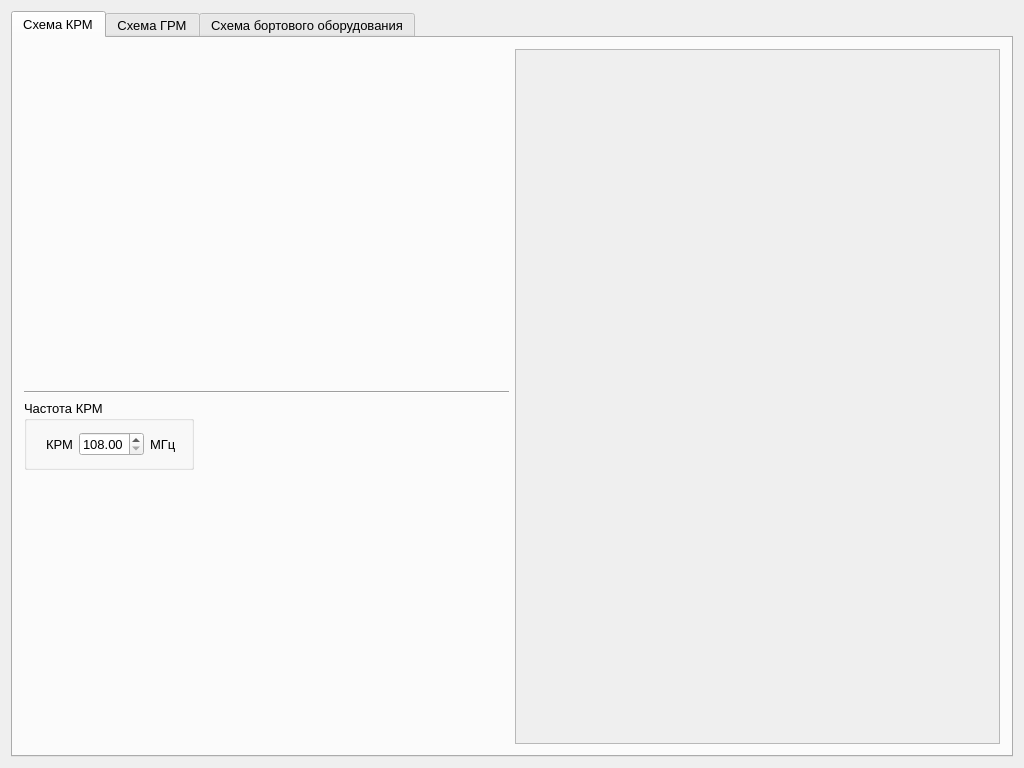
<?xml version="1.0" encoding="UTF-8"?>
<ui version="4.0">
 <class>MainWindow</class>
 <widget class="QMainWindow" name="MainWindow">
  <property name="geometry">
   <rect>
    <x>0</x>
    <y>0</y>
    <width>1024</width>
    <height>768</height>
   </rect>
  </property>
  <property name="sizePolicy">
   <sizepolicy hsizetype="MinimumExpanding" vsizetype="MinimumExpanding">
    <horstretch>0</horstretch>
    <verstretch>0</verstretch>
   </sizepolicy>
  </property>
  <property name="minimumSize">
   <size>
    <width>1024</width>
    <height>768</height>
   </size>
  </property>
  <property name="maximumSize">
   <size>
    <width>16777215</width>
    <height>16777215</height>
   </size>
  </property>
  <property name="font">
   <font>
    <family>Arial Narrow</family>
    <pointsize>10</pointsize>
   </font>
  </property>
  <property name="windowTitle">
   <string>Имитационная модель системы посадки типа ILS</string>
  </property>
  <property name="tabShape">
   <enum>QTabWidget::Rounded</enum>
  </property>
  <widget class="QWidget" name="centralWidget">
   <property name="sizePolicy">
    <sizepolicy hsizetype="Preferred" vsizetype="Preferred">
     <horstretch>0</horstretch>
     <verstretch>0</verstretch>
    </sizepolicy>
   </property>
   <property name="minimumSize">
    <size>
     <width>1024</width>
     <height>768</height>
    </size>
   </property>
   <property name="font">
    <font>
     <family>Arial</family>
     <pointsize>10</pointsize>
    </font>
   </property>
   <property name="contextMenuPolicy">
    <enum>Qt::NoContextMenu</enum>
   </property>
   <layout class="QGridLayout" name="gridLayout_3">
    <item row="0" column="0">
     <widget class="QTabWidget" name="tabWidget">
      <property name="currentIndex">
       <number>0</number>
      </property>
      <widget class="QWidget" name="krm_tab">
       <attribute name="title">
        <string>Схема КРМ</string>
       </attribute>
       <layout class="QGridLayout" name="gridLayout_29">
        <item row="0" column="0">
         <layout class="QHBoxLayout" name="horizontalLayout_2">
          <item>
           <widget class="QWidget" name="widget" native="true">
            <property name="maximumSize">
             <size>
              <width>650</width>
              <height>16777215</height>
             </size>
            </property>
            <layout class="QGridLayout" name="gridLayout_17">
             <property name="margin">
              <number>0</number>
             </property>
             <property name="spacing">
              <number>0</number>
             </property>
             <item row="0" column="0">
              <layout class="QGridLayout" name="gridLayout_15">
               <item row="0" column="0">
                <layout class="QGridLayout" name="gridLayout_4">
                 <item row="0" column="0">
                  <layout class="QGridLayout" name="gridLayout_2">
                   <item row="0" column="1">
                    <spacer name="verticalSpacer_3">
                     <property name="orientation">
                      <enum>Qt::Vertical</enum>
                     </property>
                     <property name="sizeHint" stdset="0">
                      <size>
                       <width>10</width>
                       <height>40</height>
                      </size>
                     </property>
                    </spacer>
                   </item>
                   <item row="1" column="0">
                    <spacer name="horizontalSpacer_2">
                     <property name="orientation">
                      <enum>Qt::Horizontal</enum>
                     </property>
                     <property name="sizeHint" stdset="0">
                      <size>
                       <width>40</width>
                       <height>20</height>
                      </size>
                     </property>
                    </spacer>
                   </item>
                   <item row="0" column="0">
                    <layout class="QGridLayout" name="krm_scheme"/>
                   </item>
                  </layout>
                 </item>
                 <item row="1" column="0">
                  <widget class="Line" name="line">
                   <property name="orientation">
                    <enum>Qt::Horizontal</enum>
                   </property>
                  </widget>
                 </item>
                </layout>
               </item>
               <item row="1" column="0">
                <layout class="QGridLayout" name="gridLayout_5">
                 <item row="1" column="0">
                  <spacer name="verticalSpacer_12">
                   <property name="orientation">
                    <enum>Qt::Vertical</enum>
                   </property>
                   <property name="sizeHint" stdset="0">
                    <size>
                     <width>20</width>
                     <height>40</height>
                    </size>
                   </property>
                  </spacer>
                 </item>
                 <item row="0" column="0">
                  <widget class="QGroupBox" name="groupBox">
                   <property name="sizePolicy">
                    <sizepolicy hsizetype="Fixed" vsizetype="Fixed">
                     <horstretch>0</horstretch>
                     <verstretch>0</verstretch>
                    </sizepolicy>
                   </property>
                   <property name="title">
                    <string>Частота КРМ</string>
                   </property>
                   <layout class="QGridLayout" name="gridLayout_14">
                    <item row="0" column="0">
                     <layout class="QGridLayout" name="gridLayout_13">
                      <item row="0" column="1">
                       <widget class="QDoubleSpinBox" name="doubleSpinBox">
                        <property name="sizePolicy">
                         <sizepolicy hsizetype="Fixed" vsizetype="Fixed">
                          <horstretch>0</horstretch>
                          <verstretch>0</verstretch>
                         </sizepolicy>
                        </property>
                        <property name="minimumSize">
                         <size>
                          <width>65</width>
                          <height>0</height>
                         </size>
                        </property>
                        <property name="maximumSize">
                         <size>
                          <width>65</width>
                          <height>16777215</height>
                         </size>
                        </property>
                        <property name="alignment">
                         <set>Qt::AlignRight|Qt::AlignTrailing|Qt::AlignVCenter</set>
                        </property>
                        <property name="minimum">
                         <double>108.000000000000000</double>
                        </property>
                        <property name="maximum">
                         <double>112.000000000000000</double>
                        </property>
                        <property name="singleStep">
                         <double>0.050000000000000</double>
                        </property>
                       </widget>
                      </item>
                      <item row="0" column="2">
                       <widget class="QLabel" name="label_2">
                        <property name="sizePolicy">
                         <sizepolicy hsizetype="Fixed" vsizetype="Preferred">
                          <horstretch>0</horstretch>
                          <verstretch>0</verstretch>
                         </sizepolicy>
                        </property>
                        <property name="minimumSize">
                         <size>
                          <width>30</width>
                          <height>0</height>
                         </size>
                        </property>
                        <property name="maximumSize">
                         <size>
                          <width>30</width>
                          <height>16777215</height>
                         </size>
                        </property>
                        <property name="text">
                         <string>МГц</string>
                        </property>
                       </widget>
                      </item>
                      <item row="0" column="0">
                       <widget class="QLabel" name="label">
                        <property name="sizePolicy">
                         <sizepolicy hsizetype="Fixed" vsizetype="Preferred">
                          <horstretch>0</horstretch>
                          <verstretch>0</verstretch>
                         </sizepolicy>
                        </property>
                        <property name="minimumSize">
                         <size>
                          <width>35</width>
                          <height>0</height>
                         </size>
                        </property>
                        <property name="maximumSize">
                         <size>
                          <width>35</width>
                          <height>16777215</height>
                         </size>
                        </property>
                        <property name="text">
                         <string> КРМ</string>
                        </property>
                        <property name="alignment">
                         <set>Qt::AlignRight|Qt::AlignTrailing|Qt::AlignVCenter</set>
                        </property>
                       </widget>
                      </item>
                     </layout>
                    </item>
                   </layout>
                  </widget>
                 </item>
                 <item row="2" column="0">
                  <spacer name="horizontalSpacer">
                   <property name="orientation">
                    <enum>Qt::Horizontal</enum>
                   </property>
                   <property name="sizeHint" stdset="0">
                    <size>
                     <width>40</width>
                     <height>20</height>
                    </size>
                   </property>
                  </spacer>
                 </item>
                </layout>
               </item>
              </layout>
             </item>
            </layout>
           </widget>
          </item>
          <item>
           <widget class="QWidget" name="widget_2" native="true">
            <layout class="QGridLayout" name="gridLayout_16">
             <property name="margin">
              <number>0</number>
             </property>
             <property name="spacing">
              <number>0</number>
             </property>
             <item row="0" column="0">
              <widget class="QScrollArea" name="scrollArea">
               <property name="sizePolicy">
                <sizepolicy hsizetype="MinimumExpanding" vsizetype="Expanding">
                 <horstretch>0</horstretch>
                 <verstretch>0</verstretch>
                </sizepolicy>
               </property>
               <property name="widgetResizable">
                <bool>true</bool>
               </property>
               <widget class="QWidget" name="krmScene">
                <property name="geometry">
                 <rect>
                  <x>0</x>
                  <y>0</y>
                  <width>485</width>
                  <height>699</height>
                 </rect>
                </property>
                <layout class="QGridLayout" name="gridLayout_30">
                 <item row="0" column="0">
                  <layout class="QGridLayout" name="krm_scene"/>
                 </item>
                </layout>
               </widget>
              </widget>
             </item>
            </layout>
           </widget>
          </item>
         </layout>
        </item>
       </layout>
      </widget>
      <widget class="QWidget" name="grm_tab">
       <attribute name="title">
        <string>Схема ГРМ</string>
       </attribute>
       <layout class="QGridLayout" name="gridLayout_34">
        <item row="0" column="0">
         <layout class="QHBoxLayout" name="horizontalLayout_3">
          <item>
           <widget class="QWidget" name="widget_3" native="true">
            <property name="maximumSize">
             <size>
              <width>650</width>
              <height>16777215</height>
             </size>
            </property>
            <layout class="QGridLayout" name="gridLayout_23">
             <property name="margin">
              <number>0</number>
             </property>
             <property name="spacing">
              <number>0</number>
             </property>
             <item row="0" column="0">
              <layout class="QGridLayout" name="gridLayout_19">
               <item row="0" column="0">
                <layout class="QGridLayout" name="gridLayout_6">
                 <item row="0" column="0">
                  <layout class="QGridLayout" name="gridLayout_7">
                   <item row="0" column="0">
                    <layout class="QGridLayout" name="grm_scheme"/>
                   </item>
                   <item row="0" column="1">
                    <spacer name="verticalSpacer_4">
                     <property name="orientation">
                      <enum>Qt::Vertical</enum>
                     </property>
                     <property name="sizeHint" stdset="0">
                      <size>
                       <width>10</width>
                       <height>40</height>
                      </size>
                     </property>
                    </spacer>
                   </item>
                   <item row="1" column="0">
                    <spacer name="horizontalSpacer_3">
                     <property name="orientation">
                      <enum>Qt::Horizontal</enum>
                     </property>
                     <property name="sizeHint" stdset="0">
                      <size>
                       <width>40</width>
                       <height>20</height>
                      </size>
                     </property>
                    </spacer>
                   </item>
                  </layout>
                 </item>
                 <item row="1" column="0">
                  <widget class="Line" name="line_2">
                   <property name="orientation">
                    <enum>Qt::Horizontal</enum>
                   </property>
                  </widget>
                 </item>
                </layout>
               </item>
               <item row="1" column="0">
                <layout class="QGridLayout" name="gridLayout_20">
                 <item row="0" column="0">
                  <widget class="QGroupBox" name="groupBox_2">
                   <property name="sizePolicy">
                    <sizepolicy hsizetype="Fixed" vsizetype="Fixed">
                     <horstretch>0</horstretch>
                     <verstretch>0</verstretch>
                    </sizepolicy>
                   </property>
                   <property name="title">
                    <string>Частота ГРМ</string>
                   </property>
                   <layout class="QGridLayout" name="gridLayout_21">
                    <item row="0" column="0">
                     <layout class="QGridLayout" name="gridLayout_22">
                      <item row="0" column="1">
                       <widget class="QDoubleSpinBox" name="doubleSpinBox_2">
                        <property name="sizePolicy">
                         <sizepolicy hsizetype="Fixed" vsizetype="Fixed">
                          <horstretch>0</horstretch>
                          <verstretch>0</verstretch>
                         </sizepolicy>
                        </property>
                        <property name="minimumSize">
                         <size>
                          <width>65</width>
                          <height>0</height>
                         </size>
                        </property>
                        <property name="maximumSize">
                         <size>
                          <width>65</width>
                          <height>16777215</height>
                         </size>
                        </property>
                        <property name="alignment">
                         <set>Qt::AlignCenter</set>
                        </property>
                        <property name="minimum">
                         <double>328.000000000000000</double>
                        </property>
                        <property name="maximum">
                         <double>335.000000000000000</double>
                        </property>
                        <property name="singleStep">
                         <double>0.050000000000000</double>
                        </property>
                       </widget>
                      </item>
                      <item row="0" column="2">
                       <widget class="QLabel" name="label_3">
                        <property name="minimumSize">
                         <size>
                          <width>30</width>
                          <height>0</height>
                         </size>
                        </property>
                        <property name="maximumSize">
                         <size>
                          <width>30</width>
                          <height>16777215</height>
                         </size>
                        </property>
                        <property name="text">
                         <string>МГц</string>
                        </property>
                       </widget>
                      </item>
                      <item row="0" column="0">
                       <widget class="QLabel" name="label_4">
                        <property name="minimumSize">
                         <size>
                          <width>35</width>
                          <height>0</height>
                         </size>
                        </property>
                        <property name="maximumSize">
                         <size>
                          <width>35</width>
                          <height>16777215</height>
                         </size>
                        </property>
                        <property name="text">
                         <string>ГРМ</string>
                        </property>
                        <property name="alignment">
                         <set>Qt::AlignRight|Qt::AlignTrailing|Qt::AlignVCenter</set>
                        </property>
                       </widget>
                      </item>
                     </layout>
                    </item>
                   </layout>
                  </widget>
                 </item>
                 <item row="1" column="0">
                  <spacer name="verticalSpacer_13">
                   <property name="orientation">
                    <enum>Qt::Vertical</enum>
                   </property>
                   <property name="sizeHint" stdset="0">
                    <size>
                     <width>20</width>
                     <height>40</height>
                    </size>
                   </property>
                  </spacer>
                 </item>
                 <item row="2" column="0">
                  <spacer name="horizontalSpacer_4">
                   <property name="orientation">
                    <enum>Qt::Horizontal</enum>
                   </property>
                   <property name="sizeHint" stdset="0">
                    <size>
                     <width>40</width>
                     <height>20</height>
                    </size>
                   </property>
                  </spacer>
                 </item>
                </layout>
               </item>
              </layout>
             </item>
            </layout>
           </widget>
          </item>
          <item>
           <widget class="QWidget" name="widget_4" native="true">
            <layout class="QGridLayout" name="gridLayout_18">
             <property name="margin">
              <number>0</number>
             </property>
             <property name="spacing">
              <number>0</number>
             </property>
             <item row="0" column="0">
              <widget class="QScrollArea" name="scrollArea_2">
               <property name="widgetResizable">
                <bool>true</bool>
               </property>
               <widget class="QWidget" name="grmScene">
                <property name="geometry">
                 <rect>
                  <x>0</x>
                  <y>0</y>
                  <width>485</width>
                  <height>699</height>
                 </rect>
                </property>
                <layout class="QGridLayout" name="gridLayout_31">
                 <item row="0" column="0">
                  <layout class="QGridLayout" name="grm_scene"/>
                 </item>
                </layout>
               </widget>
              </widget>
             </item>
            </layout>
           </widget>
          </item>
         </layout>
        </item>
       </layout>
      </widget>
      <widget class="QWidget" name="tab_3">
       <attribute name="title">
        <string>Схема бортового оборудования</string>
       </attribute>
       <layout class="QGridLayout" name="gridLayout_27">
        <item row="0" column="0">
         <layout class="QHBoxLayout" name="horizontalLayout_4">
          <item>
           <widget class="QWidget" name="widget_5" native="true">
            <property name="maximumSize">
             <size>
              <width>650</width>
              <height>16777215</height>
             </size>
            </property>
            <layout class="QGridLayout" name="gridLayout_10">
             <property name="margin">
              <number>0</number>
             </property>
             <property name="spacing">
              <number>0</number>
             </property>
             <item row="0" column="0">
              <layout class="QGridLayout" name="gridLayout_8">
               <item row="0" column="0">
                <layout class="QGridLayout" name="gridLayout">
                 <item row="0" column="0">
                  <layout class="QGridLayout" name="kursMp_scheme"/>
                 </item>
                 <item row="1" column="0">
                  <spacer name="horizontalSpacer_5">
                   <property name="orientation">
                    <enum>Qt::Horizontal</enum>
                   </property>
                   <property name="sizeHint" stdset="0">
                    <size>
                     <width>40</width>
                     <height>20</height>
                    </size>
                   </property>
                  </spacer>
                 </item>
                 <item row="0" column="1">
                  <spacer name="verticalSpacer">
                   <property name="orientation">
                    <enum>Qt::Vertical</enum>
                   </property>
                   <property name="sizeHint" stdset="0">
                    <size>
                     <width>13</width>
                     <height>40</height>
                    </size>
                   </property>
                  </spacer>
                 </item>
                </layout>
               </item>
               <item row="1" column="0">
                <widget class="Line" name="line_3">
                 <property name="orientation">
                  <enum>Qt::Horizontal</enum>
                 </property>
                </widget>
               </item>
               <item row="2" column="0">
                <layout class="QGridLayout" name="gridLayout_24">
                 <item row="0" column="2">
                  <spacer name="verticalSpacer_2">
                   <property name="orientation">
                    <enum>Qt::Vertical</enum>
                   </property>
                   <property name="sizeHint" stdset="0">
                    <size>
                     <width>10</width>
                     <height>40</height>
                    </size>
                   </property>
                  </spacer>
                 </item>
                 <item row="0" column="1">
                  <layout class="QGridLayout" name="gridLayout_12"/>
                 </item>
                 <item row="1" column="1">
                  <spacer name="horizontalSpacer_7">
                   <property name="orientation">
                    <enum>Qt::Horizontal</enum>
                   </property>
                   <property name="sizeHint" stdset="0">
                    <size>
                     <width>40</width>
                     <height>0</height>
                    </size>
                   </property>
                  </spacer>
                 </item>
                 <item row="0" column="0">
                  <widget class="QGroupBox" name="groupBox_3">
                   <property name="sizePolicy">
                    <sizepolicy hsizetype="Fixed" vsizetype="Preferred">
                     <horstretch>0</horstretch>
                     <verstretch>0</verstretch>
                    </sizepolicy>
                   </property>
                   <property name="minimumSize">
                    <size>
                     <width>245</width>
                     <height>0</height>
                    </size>
                   </property>
                   <property name="maximumSize">
                    <size>
                     <width>245</width>
                     <height>16777215</height>
                    </size>
                   </property>
                   <property name="title">
                    <string>Положение самолета</string>
                   </property>
                   <layout class="QGridLayout" name="gridLayout_26">
                    <item row="0" column="0">
                     <layout class="QGridLayout" name="gridLayout_25">
                      <item row="0" column="0">
                       <layout class="QVBoxLayout" name="verticalLayout">
                        <item>
                         <widget class="QSlider" name="bankSlider">
                          <property name="sizePolicy">
                           <sizepolicy hsizetype="Fixed" vsizetype="Fixed">
                            <horstretch>0</horstretch>
                            <verstretch>0</verstretch>
                           </sizepolicy>
                          </property>
                          <property name="minimumSize">
                           <size>
                            <width>160</width>
                            <height>0</height>
                           </size>
                          </property>
                          <property name="maximumSize">
                           <size>
                            <width>160</width>
                            <height>16777215</height>
                           </size>
                          </property>
                          <property name="minimum">
                           <number>-15</number>
                          </property>
                          <property name="maximum">
                           <number>15</number>
                          </property>
                          <property name="pageStep">
                           <number>1</number>
                          </property>
                          <property name="orientation">
                           <enum>Qt::Horizontal</enum>
                          </property>
                         </widget>
                        </item>
                        <item>
                         <widget class="QLabel" name="bankLabel">
                          <property name="text">
                           <string>bank</string>
                          </property>
                          <property name="alignment">
                           <set>Qt::AlignHCenter|Qt::AlignTop</set>
                          </property>
                         </widget>
                        </item>
                       </layout>
                      </item>
                      <item row="0" column="1">
                       <layout class="QHBoxLayout" name="horizontalLayout">
                        <item>
                         <widget class="QLabel" name="pitchLabel">
                          <property name="text">
                           <string>pitch</string>
                          </property>
                          <property name="alignment">
                           <set>Qt::AlignRight|Qt::AlignTrailing|Qt::AlignVCenter</set>
                          </property>
                         </widget>
                        </item>
                        <item>
                         <widget class="QSlider" name="pitchSlider">
                          <property name="minimum">
                           <number>-8</number>
                          </property>
                          <property name="maximum">
                           <number>8</number>
                          </property>
                          <property name="pageStep">
                           <number>1</number>
                          </property>
                          <property name="orientation">
                           <enum>Qt::Vertical</enum>
                          </property>
                         </widget>
                        </item>
                       </layout>
                      </item>
                     </layout>
                    </item>
                   </layout>
                  </widget>
                 </item>
                </layout>
               </item>
              </layout>
             </item>
            </layout>
           </widget>
          </item>
          <item>
           <widget class="QWidget" name="widget_6" native="true">
            <layout class="QGridLayout" name="gridLayout_11">
             <property name="margin">
              <number>0</number>
             </property>
             <property name="spacing">
              <number>0</number>
             </property>
             <item row="0" column="0">
              <widget class="QTabWidget" name="tabWidget_2">
               <property name="currentIndex">
                <number>0</number>
               </property>
               <widget class="QWidget" name="tab_4">
                <attribute name="title">
                 <string>Канал курса</string>
                </attribute>
                <layout class="QGridLayout" name="gridLayout_9">
                 <item row="0" column="0">
                  <widget class="QScrollArea" name="scrollArea_3">
                   <property name="widgetResizable">
                    <bool>true</bool>
                   </property>
                   <widget class="QWidget" name="kursMpKrmScene">
                    <property name="geometry">
                     <rect>
                      <x>0</x>
                      <y>0</y>
                      <width>461</width>
                      <height>652</height>
                     </rect>
                    </property>
                    <layout class="QGridLayout" name="gridLayout_32">
                     <item row="0" column="0">
                      <layout class="QGridLayout" name="kursMpKrm_scene"/>
                     </item>
                    </layout>
                   </widget>
                  </widget>
                 </item>
                </layout>
               </widget>
               <widget class="QWidget" name="tab_5">
                <attribute name="title">
                 <string>Канал глиссады</string>
                </attribute>
                <layout class="QGridLayout" name="gridLayout_28">
                 <item row="0" column="0">
                  <widget class="QScrollArea" name="scrollArea_4">
                   <property name="widgetResizable">
                    <bool>true</bool>
                   </property>
                   <widget class="QWidget" name="kursMpGrmScene">
                    <property name="geometry">
                     <rect>
                      <x>0</x>
                      <y>0</y>
                      <width>63</width>
                      <height>20</height>
                     </rect>
                    </property>
                    <layout class="QGridLayout" name="gridLayout_33">
                     <item row="0" column="0">
                      <layout class="QGridLayout" name="kursMpGrm_scene"/>
                     </item>
                    </layout>
                   </widget>
                  </widget>
                 </item>
                </layout>
               </widget>
              </widget>
             </item>
            </layout>
           </widget>
          </item>
         </layout>
        </item>
       </layout>
      </widget>
     </widget>
    </item>
   </layout>
  </widget>
  <action name="action">
   <property name="text">
    <string>О программе</string>
   </property>
  </action>
 </widget>
 <layoutdefault spacing="6" margin="11"/>
 <resources/>
 <connections/>
</ui>
